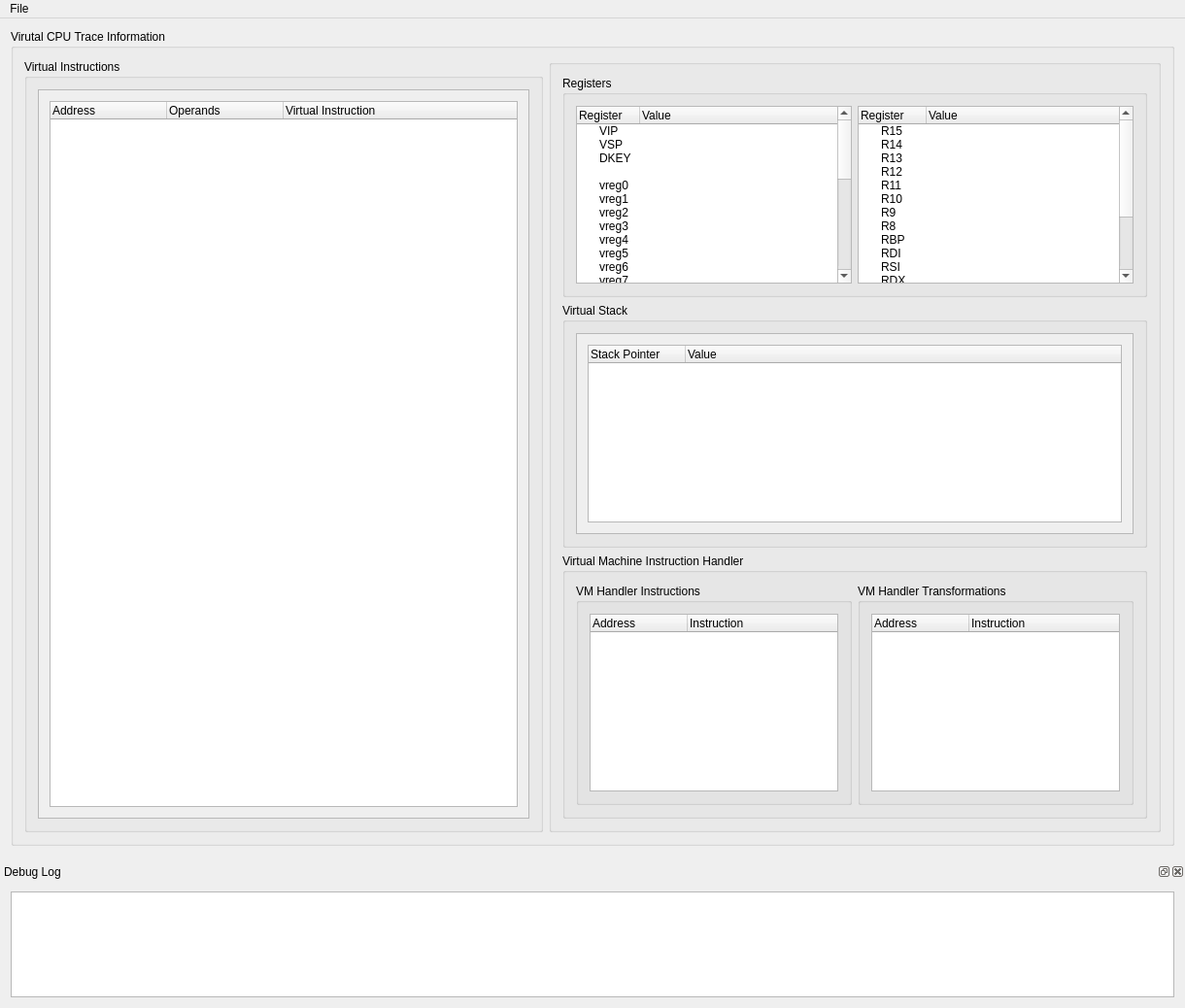
<?xml version="1.0" encoding="UTF-8"?>
<ui version="4.0">
 <class>QVMProfilerClass</class>
 <widget class="QMainWindow" name="QVMProfilerClass">
  <property name="geometry">
   <rect>
    <x>0</x>
    <y>0</y>
    <width>1220</width>
    <height>1038</height>
   </rect>
  </property>
  <property name="acceptDrops">
   <bool>true</bool>
  </property>
  <property name="windowTitle">
   <string>VMProfiler</string>
  </property>
  <property name="toolTipDuration">
   <number>0</number>
  </property>
  <property name="styleSheet">
   <string notr="true"/>
  </property>
  <widget class="QWidget" name="centralWidget">
   <layout class="QVBoxLayout" name="verticalLayout_6">
    <item>
     <widget class="QGroupBox" name="groupBox">
      <property name="acceptDrops">
       <bool>false</bool>
      </property>
      <property name="title">
       <string>Virutal CPU Trace Information</string>
      </property>
      <layout class="QHBoxLayout" name="horizontalLayout_2">
       <item>
        <widget class="QGroupBox" name="groupBox">
         <property name="title">
          <string>Virtual Instructions</string>
         </property>
         <layout class="QVBoxLayout" name="verticalLayout_2">
          <item>
           <widget class="QScrollArea" name="scrollArea">
            <property name="widgetResizable">
             <bool>true</bool>
            </property>
            <widget class="QWidget" name="scrollAreaWidgetContents">
             <property name="geometry">
              <rect>
               <x>0</x>
               <y>0</y>
               <width>556</width>
               <height>777</height>
              </rect>
             </property>
             <layout class="QVBoxLayout" name="verticalLayout_5">
              <item>
               <widget class="QTreeWidget" name="VirtualInstructionTree">
                <attribute name="headerDefaultSectionSize">
                 <number>120</number>
                </attribute>
                <column>
                 <property name="text">
                  <string>Address</string>
                 </property>
                </column>
                <column>
                 <property name="text">
                  <string>Operands</string>
                 </property>
                </column>
                <column>
                 <property name="text">
                  <string>Virtual Instruction</string>
                 </property>
                </column>
               </widget>
              </item>
             </layout>
            </widget>
           </widget>
          </item>
         </layout>
        </widget>
       </item>
       <item>
        <widget class="QGroupBox" name="groupBox_2">
         <property name="title">
          <string/>
         </property>
         <layout class="QVBoxLayout" name="verticalLayout">
          <item>
           <widget class="QGroupBox" name="groupBox_3">
            <property name="title">
             <string>Registers</string>
            </property>
            <layout class="QHBoxLayout" name="horizontalLayout_3">
             <item>
              <widget class="QTreeWidget" name="VirtualRegisterTree">
               <attribute name="headerDefaultSectionSize">
                <number>65</number>
               </attribute>
               <column>
                <property name="text">
                 <string>Register</string>
                </property>
               </column>
               <column>
                <property name="text">
                 <string>Value</string>
                </property>
               </column>
               <item>
                <property name="text">
                 <string>VIP</string>
                </property>
               </item>
               <item>
                <property name="text">
                 <string>VSP</string>
                </property>
               </item>
               <item>
                <property name="text">
                 <string>DKEY</string>
                </property>
               </item>
               <item>
                <property name="text">
                 <string/>
                </property>
               </item>
               <item>
                <property name="text">
                 <string>vreg0</string>
                </property>
                <property name="text">
                 <string/>
                </property>
               </item>
               <item>
                <property name="text">
                 <string>vreg1</string>
                </property>
               </item>
               <item>
                <property name="text">
                 <string>vreg2</string>
                </property>
               </item>
               <item>
                <property name="text">
                 <string>vreg3</string>
                </property>
               </item>
               <item>
                <property name="text">
                 <string>vreg4</string>
                </property>
               </item>
               <item>
                <property name="text">
                 <string>vreg5</string>
                </property>
               </item>
               <item>
                <property name="text">
                 <string>vreg6</string>
                </property>
               </item>
               <item>
                <property name="text">
                 <string>vreg7</string>
                </property>
               </item>
               <item>
                <property name="text">
                 <string>vreg8</string>
                </property>
               </item>
               <item>
                <property name="text">
                 <string>vreg9</string>
                </property>
               </item>
               <item>
                <property name="text">
                 <string>vreg10</string>
                </property>
               </item>
               <item>
                <property name="text">
                 <string>vreg11</string>
                </property>
               </item>
               <item>
                <property name="text">
                 <string>vreg12</string>
                </property>
               </item>
               <item>
                <property name="text">
                 <string>vreg13</string>
                </property>
               </item>
               <item>
                <property name="text">
                 <string>vreg14</string>
                </property>
               </item>
               <item>
                <property name="text">
                 <string>vreg15</string>
                </property>
               </item>
               <item>
                <property name="text">
                 <string>vreg16</string>
                </property>
               </item>
               <item>
                <property name="text">
                 <string>vreg17</string>
                </property>
               </item>
               <item>
                <property name="text">
                 <string>vreg18</string>
                </property>
               </item>
               <item>
                <property name="text">
                 <string>vreg19</string>
                </property>
               </item>
               <item>
                <property name="text">
                 <string>vreg20</string>
                </property>
               </item>
               <item>
                <property name="text">
                 <string>vreg21</string>
                </property>
               </item>
               <item>
                <property name="text">
                 <string>vreg22</string>
                </property>
               </item>
               <item>
                <property name="text">
                 <string>vreg23</string>
                </property>
               </item>
              </widget>
             </item>
             <item>
              <widget class="QTreeWidget" name="NativeRegisterTree">
               <attribute name="headerDefaultSectionSize">
                <number>70</number>
               </attribute>
               <column>
                <property name="text">
                 <string>Register</string>
                </property>
               </column>
               <column>
                <property name="text">
                 <string>Value</string>
                </property>
               </column>
               <item>
                <property name="text">
                 <string>R15</string>
                </property>
               </item>
               <item>
                <property name="text">
                 <string>R14</string>
                </property>
               </item>
               <item>
                <property name="text">
                 <string>R13</string>
                </property>
               </item>
               <item>
                <property name="text">
                 <string>R12</string>
                </property>
               </item>
               <item>
                <property name="text">
                 <string>R11</string>
                </property>
               </item>
               <item>
                <property name="text">
                 <string>R10</string>
                </property>
               </item>
               <item>
                <property name="text">
                 <string>R9</string>
                </property>
               </item>
               <item>
                <property name="text">
                 <string>R8</string>
                </property>
               </item>
               <item>
                <property name="text">
                 <string>RBP</string>
                </property>
               </item>
               <item>
                <property name="text">
                 <string>RDI</string>
                </property>
               </item>
               <item>
                <property name="text">
                 <string>RSI</string>
                </property>
               </item>
               <item>
                <property name="text">
                 <string>RDX</string>
                </property>
               </item>
               <item>
                <property name="text">
                 <string>RCX</string>
                </property>
               </item>
               <item>
                <property name="text">
                 <string>RBX</string>
                </property>
               </item>
               <item>
                <property name="text">
                 <string>RAX</string>
                </property>
               </item>
               <item>
                <property name="text">
                 <string/>
                </property>
               </item>
               <item>
                <property name="text">
                 <string>RFLAGS</string>
                </property>
                <item>
                 <property name="text">
                  <string>ZF</string>
                 </property>
                </item>
                <item>
                 <property name="text">
                  <string>PF</string>
                 </property>
                </item>
                <item>
                 <property name="text">
                  <string>AF</string>
                 </property>
                </item>
                <item>
                 <property name="text">
                  <string>OF</string>
                 </property>
                </item>
                <item>
                 <property name="text">
                  <string>SF</string>
                 </property>
                </item>
                <item>
                 <property name="text">
                  <string>DF</string>
                 </property>
                </item>
                <item>
                 <property name="text">
                  <string>CF</string>
                 </property>
                </item>
                <item>
                 <property name="text">
                  <string>TF</string>
                 </property>
                </item>
                <item>
                 <property name="text">
                  <string>IF</string>
                 </property>
                </item>
               </item>
              </widget>
             </item>
            </layout>
           </widget>
          </item>
          <item>
           <widget class="QGroupBox" name="groupBox_4">
            <property name="title">
             <string>Virtual Stack</string>
            </property>
            <layout class="QVBoxLayout" name="verticalLayout_4">
             <item>
              <widget class="QScrollArea" name="scrollArea_3">
               <property name="widgetResizable">
                <bool>true</bool>
               </property>
               <widget class="QWidget" name="scrollAreaWidgetContents_3">
                <property name="geometry">
                 <rect>
                  <x>0</x>
                  <y>0</y>
                  <width>556</width>
                  <height>225</height>
                 </rect>
                </property>
                <layout class="QVBoxLayout" name="verticalLayout_3">
                 <item>
                  <widget class="QTreeWidget" name="VirtualStackTree">
                   <column>
                    <property name="text">
                     <string>Stack Pointer</string>
                    </property>
                   </column>
                   <column>
                    <property name="text">
                     <string>Value</string>
                    </property>
                   </column>
                  </widget>
                 </item>
                </layout>
               </widget>
              </widget>
             </item>
            </layout>
           </widget>
          </item>
          <item>
           <widget class="QGroupBox" name="groupBox_5">
            <property name="title">
             <string>Virtual Machine Instruction Handler</string>
            </property>
            <layout class="QHBoxLayout" name="horizontalLayout">
             <item>
              <widget class="QGroupBox" name="groupBox_6">
               <property name="title">
                <string>VM Handler Instructions</string>
               </property>
               <layout class="QVBoxLayout" name="verticalLayout_8">
                <item>
                 <widget class="QTreeWidget" name="VMHandlerInstructionsTree">
                  <column>
                   <property name="text">
                    <string>Address</string>
                   </property>
                  </column>
                  <column>
                   <property name="text">
                    <string>Instruction</string>
                   </property>
                  </column>
                 </widget>
                </item>
               </layout>
              </widget>
             </item>
             <item>
              <widget class="QGroupBox" name="groupBox_7">
               <property name="title">
                <string>VM Handler Transformations</string>
               </property>
               <layout class="QVBoxLayout" name="verticalLayout_9">
                <item>
                 <widget class="QTreeWidget" name="VMHandlerTransformationsTree">
                  <column>
                   <property name="text">
                    <string>Address</string>
                   </property>
                  </column>
                  <column>
                   <property name="text">
                    <string>Instruction</string>
                   </property>
                  </column>
                 </widget>
                </item>
               </layout>
              </widget>
             </item>
            </layout>
           </widget>
          </item>
         </layout>
        </widget>
       </item>
      </layout>
     </widget>
    </item>
   </layout>
  </widget>
  <widget class="QMenuBar" name="menuBar">
   <property name="geometry">
    <rect>
     <x>0</x>
     <y>0</y>
     <width>1220</width>
     <height>21</height>
    </rect>
   </property>
   <widget class="QMenu" name="menuOpen_VMTrace">
    <property name="title">
     <string>File</string>
    </property>
    <addaction name="actionOpen_VMTrace"/>
    <addaction name="actionCloseProgram"/>
   </widget>
   <addaction name="menuOpen_VMTrace"/>
  </widget>
  <widget class="QDockWidget" name="dockWidget">
   <property name="minimumSize">
    <size>
     <width>89</width>
     <height>150</height>
    </size>
   </property>
   <property name="maximumSize">
    <size>
     <width>524287</width>
     <height>150</height>
    </size>
   </property>
   <property name="baseSize">
    <size>
     <width>89</width>
     <height>150</height>
    </size>
   </property>
   <property name="windowTitle">
    <string>Debug Log</string>
   </property>
   <attribute name="dockWidgetArea">
    <number>8</number>
   </attribute>
   <widget class="QWidget" name="dockWidgetContents">
    <layout class="QVBoxLayout" name="verticalLayout_7">
     <item>
      <widget class="QPlainTextEdit" name="DbgOutputWindow">
       <property name="readOnly">
        <bool>true</bool>
       </property>
      </widget>
     </item>
    </layout>
   </widget>
  </widget>
  <action name="actionOpen">
   <property name="text">
    <string>Open</string>
   </property>
  </action>
  <action name="actionClose">
   <property name="text">
    <string>Close</string>
   </property>
  </action>
  <action name="actionOpen_VMTrace">
   <property name="text">
    <string>Open Trace</string>
   </property>
  </action>
  <action name="actionCloseProgram">
   <property name="text">
    <string>Close</string>
   </property>
  </action>
 </widget>
 <layoutdefault spacing="6" margin="11"/>
 <resources>
  <include location="QVMProfiler.qrc"/>
 </resources>
 <connections/>
</ui>
